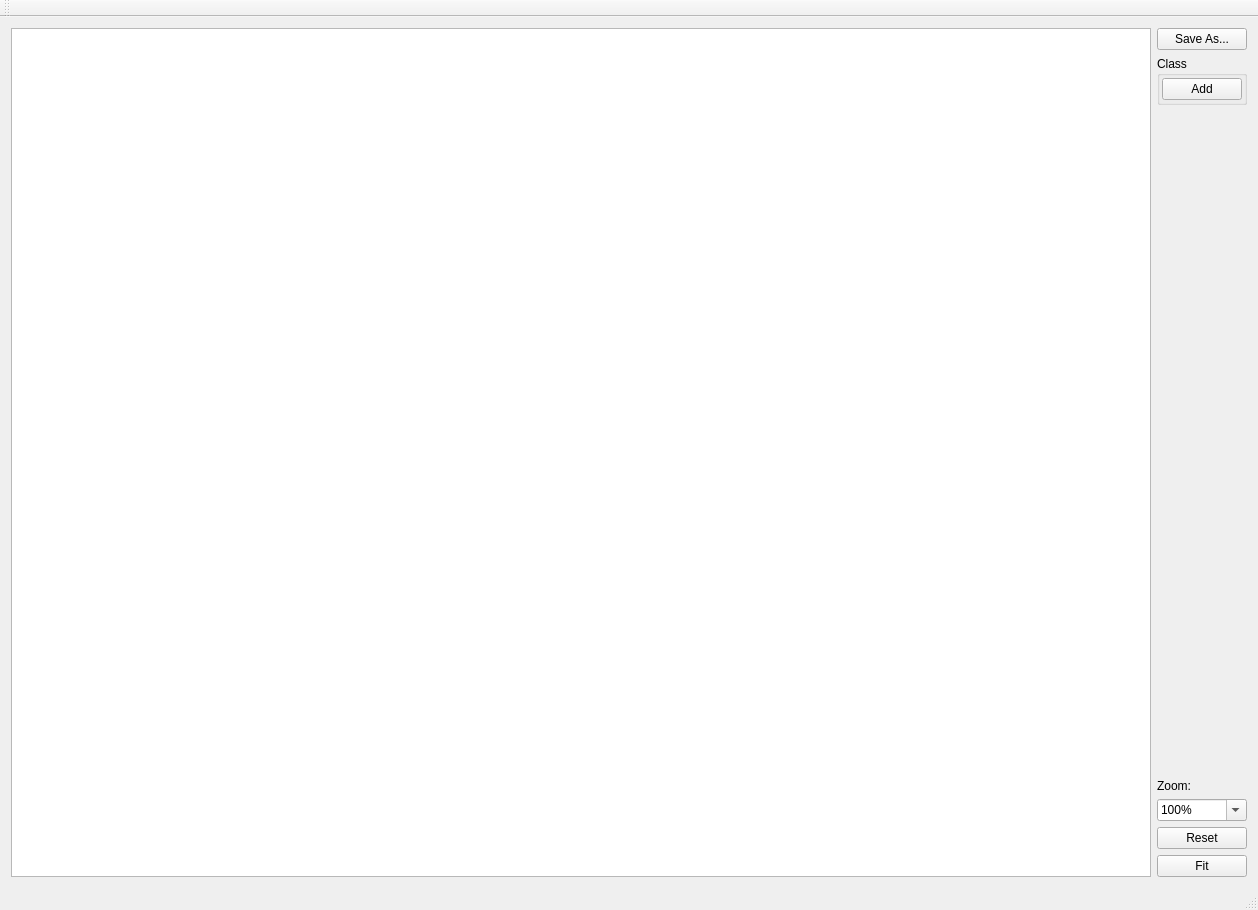
<?xml version="1.0" encoding="UTF-8"?>
<ui version="4.0">
 <class>ggClassyMainWindow</class>
 <widget class="QMainWindow" name="ggClassyMainWindow">
  <property name="geometry">
   <rect>
    <x>0</x>
    <y>0</y>
    <width>1258</width>
    <height>910</height>
   </rect>
  </property>
  <property name="windowTitle">
   <string>Classy Architect</string>
  </property>
  <widget class="QWidget" name="centralWidget">
   <layout class="QHBoxLayout" name="horizontalLayout">
    <item>
     <widget class="ggClassyGraphicsView" name="mClassyGraphicsView">
      <property name="renderHints">
       <set>QPainter::Antialiasing|QPainter::TextAntialiasing</set>
      </property>
      <property name="transformationAnchor">
       <enum>QGraphicsView::NoAnchor</enum>
      </property>
     </widget>
    </item>
    <item>
     <layout class="QVBoxLayout" name="verticalLayout_3">
      <item>
       <widget class="QPushButton" name="mSaveAsPushButton">
        <property name="text">
         <string>Save As...</string>
        </property>
       </widget>
      </item>
      <item>
       <widget class="QGroupBox" name="groupBox_2">
        <property name="title">
         <string>Class</string>
        </property>
        <layout class="QVBoxLayout" name="verticalLayout">
         <property name="spacing">
          <number>2</number>
         </property>
         <property name="leftMargin">
          <number>2</number>
         </property>
         <property name="topMargin">
          <number>2</number>
         </property>
         <property name="rightMargin">
          <number>2</number>
         </property>
         <property name="bottomMargin">
          <number>2</number>
         </property>
         <item>
          <widget class="QPushButton" name="mAddClassPushButton">
           <property name="sizePolicy">
            <sizepolicy hsizetype="Preferred" vsizetype="Fixed">
             <horstretch>0</horstretch>
             <verstretch>0</verstretch>
            </sizepolicy>
           </property>
           <property name="text">
            <string>Add</string>
           </property>
          </widget>
         </item>
        </layout>
       </widget>
      </item>
      <item>
       <spacer name="verticalSpacer">
        <property name="orientation">
         <enum>Qt::Vertical</enum>
        </property>
        <property name="sizeHint" stdset="0">
         <size>
          <width>48</width>
          <height>88</height>
         </size>
        </property>
       </spacer>
      </item>
      <item>
       <widget class="QLabel" name="mZoomLabel">
        <property name="text">
         <string>Zoom:</string>
        </property>
       </widget>
      </item>
      <item>
       <widget class="QComboBox" name="mZoomComboBox">
        <property name="editable">
         <bool>true</bool>
        </property>
        <property name="currentIndex">
         <number>3</number>
        </property>
        <property name="insertPolicy">
         <enum>QComboBox::NoInsert</enum>
        </property>
        <item>
         <property name="text">
          <string>10%</string>
         </property>
        </item>
        <item>
         <property name="text">
          <string>20%</string>
         </property>
        </item>
        <item>
         <property name="text">
          <string>50%</string>
         </property>
        </item>
        <item>
         <property name="text">
          <string>100%</string>
         </property>
        </item>
        <item>
         <property name="text">
          <string>200%</string>
         </property>
        </item>
        <item>
         <property name="text">
          <string>500%</string>
         </property>
        </item>
        <item>
         <property name="text">
          <string>1000%</string>
         </property>
        </item>
       </widget>
      </item>
      <item>
       <widget class="QPushButton" name="mZoomResetPushButton">
        <property name="text">
         <string>Reset</string>
        </property>
       </widget>
      </item>
      <item>
       <widget class="QPushButton" name="mZoomFitPushButton">
        <property name="sizePolicy">
         <sizepolicy hsizetype="Preferred" vsizetype="Fixed">
          <horstretch>0</horstretch>
          <verstretch>0</verstretch>
         </sizepolicy>
        </property>
        <property name="text">
         <string>Fit</string>
        </property>
       </widget>
      </item>
     </layout>
    </item>
   </layout>
  </widget>
  <widget class="QToolBar" name="mainToolBar">
   <attribute name="toolBarArea">
    <enum>TopToolBarArea</enum>
   </attribute>
   <attribute name="toolBarBreak">
    <bool>false</bool>
   </attribute>
  </widget>
  <widget class="QStatusBar" name="statusBar"/>
  <widget class="QMenuBar" name="menuBar">
   <property name="geometry">
    <rect>
     <x>0</x>
     <y>0</y>
     <width>1258</width>
     <height>22</height>
    </rect>
   </property>
  </widget>
 </widget>
 <layoutdefault spacing="6" margin="11"/>
 <customwidgets>
  <customwidget>
   <class>ggClassyGraphicsView</class>
   <extends>QGraphicsView</extends>
   <header location="global">Graphics/ggClassyGraphicsView.h</header>
   <slots>
    <slot>SetZoom100()</slot>
    <slot>SetZoomFit()</slot>
   </slots>
  </customwidget>
 </customwidgets>
 <resources/>
 <connections/>
 <slots>
  <slot>SetZoom(QString)</slot>
 </slots>
</ui>
